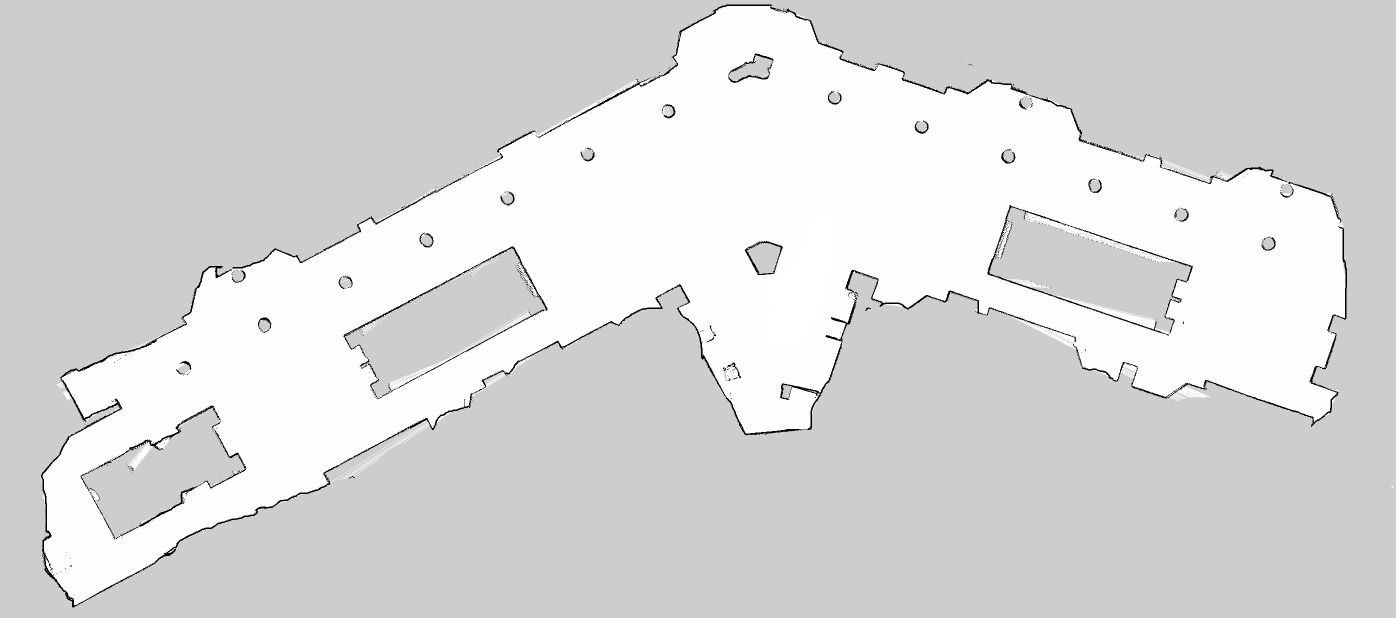
#> input picture extras/small_basement2.pgm, 2792 x 1236 px, given in place of the camera (shown at 1/2 size)
$ python colourfilter.py   (Python 2 division)
#> lines starting #> are read from the running program, lines starting #| are printed output that depends on the picture
import numpy as np
import cv2
from matplotlib import pyplot as plt


# Initialize plot line object(s). Turn on interactive plotting and show plot.
lw = 3
alpha = 0.5
bins = 256
resizeWidth = 50

cap = cv2.VideoCapture(1)

# [15 lines of commented-out code are left out]


while (True):
    # Capture frame-by-frame
    ret, frame = cap.read()
#> frame is the input picture: shape (1236, 2792, 3); min 0, max 255, mean 218.3
    height, width, channels = frame.shape
#> height = 1236; width = 2792; channels = 3
    print height, width, channels
#| 1236 2792 3
    # [11 lines of commented-out code are left out]
    numPixels = np.prod(frame.shape[:2])
#> numPixels = 3450912

    # Our operations on the frame come here
    #img2 = cv2.cvtColor(frame, cv2.COLOR_BGR2RGB)  # BGR color to gray level
    img = cv2.cvtColor(frame, cv2.COLOR_BGR2HSV)
#> img: shape (1236, 2792, 3); mean H, S, V 0, 0, 218.3
    gray = cv2.cvtColor(img, cv2.COLOR_BGR2GRAY)
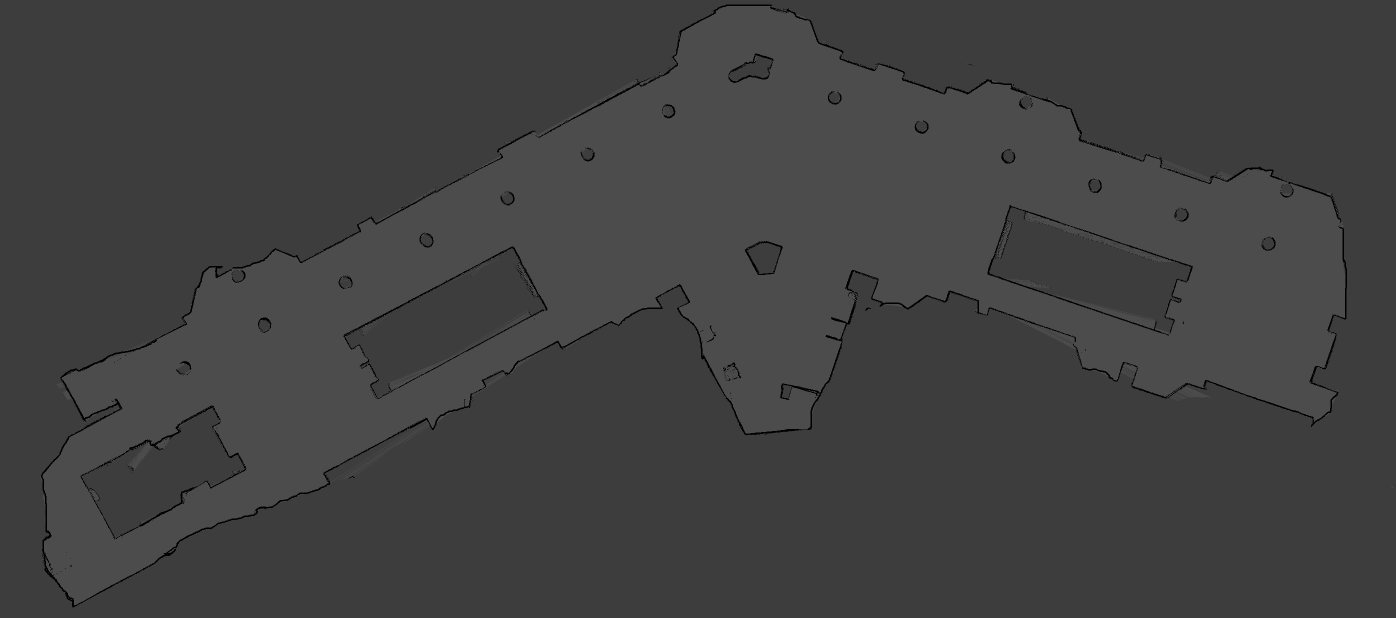
#> gray: shape (1236, 2792) (shown at 1/2 size); min 0, max 76, mean 65.1


    # define range of red color in HSV NOT THE BEST ON THE FLOOR
    lower_red = np.array([0,30, 30])
    upper_red= np.array([14, 255, 255])
    mask_red0 = cv2.inRange(img, lower_red, upper_red)
#> mask_red0: shape (1236, 2792); every value is 0

    lower_red = np.array([160,30, 30])
    upper_red= np.array([180, 255, 255])
    mask_red1 = cv2.inRange(img, lower_red, upper_red)

    mask_red = (mask_red0 + mask_red1)

    #define range of blue color in RGB
   # lower_red = np.array([150, 50, 50])
    #  upper_red= np.array([255, 155, 155])
   # mask_red = cv2.inRange(img, lower_red, upper_red)

    # define range of blue color in HSV WORKED WELL
    lower_blue = np.array([110,50,50])
    upper_blue = np.array([130,255,255])


    # Threshold the HSV image to get only red colors & blue colors
    #mask_red = cv2.inRange(img, lower_red, upper_red)
    mask_blue = cv2.inRange(img, lower_blue, upper_blue)

    mask_red_blur = cv2.GaussianBlur(mask_red, (7,7), 0 )
    mask_blue_blur = cv2.GaussianBlur(mask_blue, (7, 7), 0)

    # Bitwise-AND mask and original image
    res = cv2.bitwise_and(frame, frame, mask=mask_red_blur)
#> res: shape (1236, 2792, 3); every value is 0
    res2 = cv2.bitwise_and(frame, frame, mask=mask_blue_blur)

    cropped_fl_red = mask_red[0:480, 0:150]
#> cropped_fl_red: shape (480, 150); every value is 0
    cropped_l_red = mask_red[0:480, 151:300]
#> cropped_l_red: shape (480, 149); every value is 0
    cropped_c_red = mask_red[0:480, 300:340]
#> cropped_c_red: shape (480, 40); every value is 0
    cropped_r_red = mask_red[0:480, 340:490]
    cropped_fr_red = mask_red[0:480, 491:640]

    # Display the resulting image
    #cv2.imshow('HSV', img)
    #cv2.imshow('mask', mask)
    #cv2.imshow('mask_blue', mask_blue)
    cv2.imshow('red', res)
    cv2.imshow('blue', res2)
    cv2.imshow('L', cropped_l_red)
    cv2.imshow('frame', frame)
    cv2.imshow('RedMask', mask_red)

    # [7 lines of commented-out code are left out]

    histRed = cv2.calcHist([mask_red], [0], None, [256], [0, 256])
#> histRed = 256 values, max 3450912 at index 0, min 0 at index 1, mean 13480.1

    histogramRed = cv2.calcHist([img], [0], mask_red, [bins], [0, 255]) / numPixels
#> histogramRed = 256 values from 0 to 0
    histogramBlue = cv2.calcHist([img], [0], mask_blue, [bins], [0, 255]) / numPixels
#> histogramBlue = 256 values from 0 to 0

#> (the run stopped early here; a loop or call above may not have finished)
